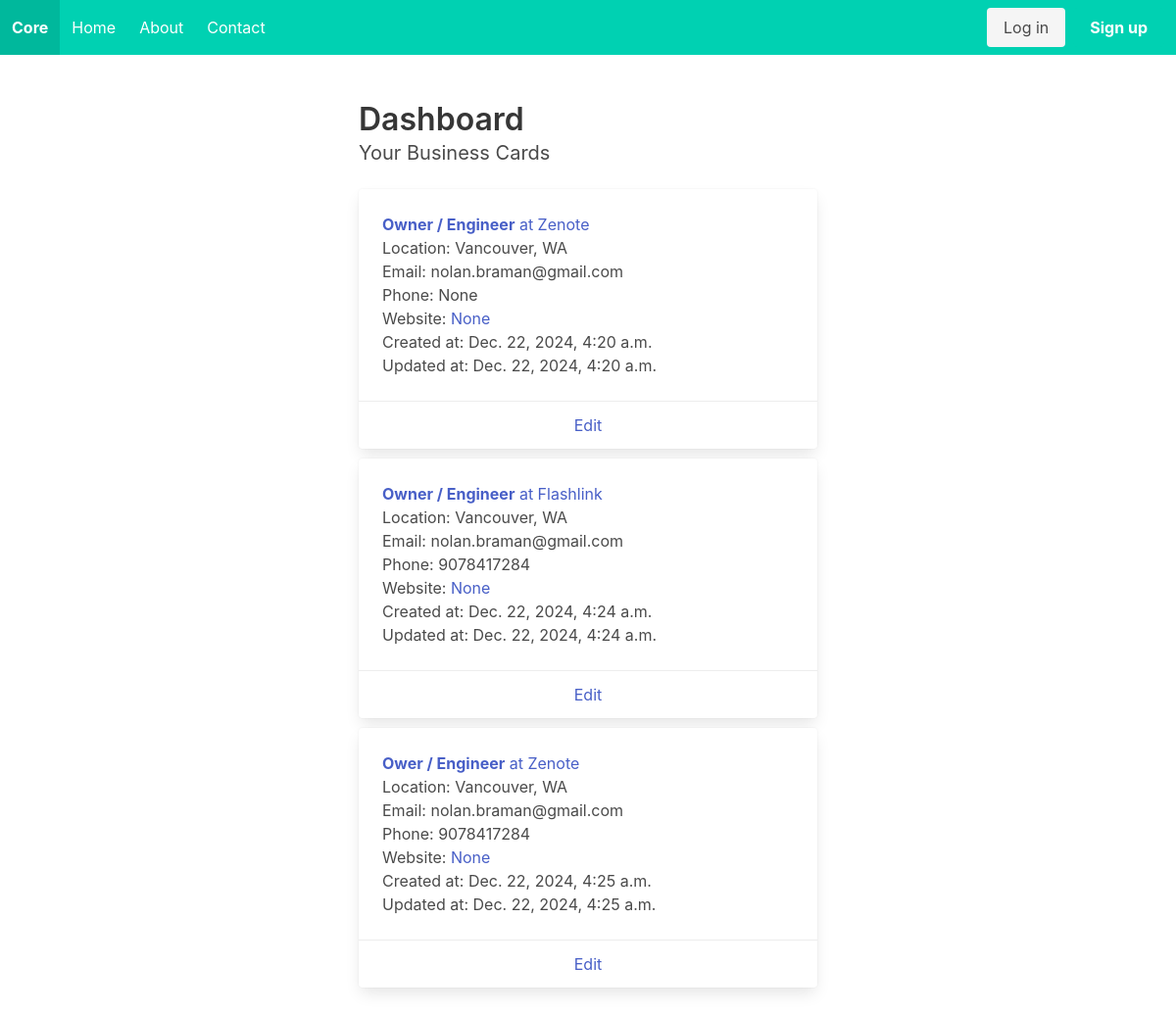
Page /dashboard/ (signed in) on the committed database.
### dashboard/models.py (models this page shows, shortened)
class BusinessCard(models.Model):
    user = models.ForeignKey(settings.AUTH_USER_MODEL, on_delete=models.CASCADE)
    uuid = models.UUIDField(default=uuid.uuid4, editable=False, unique=True)
    title = models.CharField(max_length=100)
    company_name = models.CharField(max_length=100)
    location = models.CharField(max_length=100)
    email = models.EmailField()
    phone_number = models.CharField(max_length=15, blank=True, null=True)
    website = models.URLField(blank=True, null=True)
    created_at = models.DateTimeField(auto_now_add=True)
    updated_at = models.DateTimeField(auto_now=True)

### dashboard/views.py (the view)
# urls.py: path('', dashboard_view, name='dashboard'),
@login_required
def dashboard_view(request):
    business_cards = BusinessCard.objects.filter(user=request.user)
    can_add_card = business_cards.count() < 3
    return render(request, 'dashboard/dashboard.html', {
        'business_cards': business_cards,
        'can_add_card': can_add_card
    })

### dashboard/templates/dashboard/dashboard.html (shortened to what this page needs)
{% extends "core/base.html" %}
{% block content %}
  <div class="columns is-centered">
    <div class="column is-half">
      <h2 class="title">Dashboard</h2>
      <h3 class="subtitle">Your Business Cards</h3>
      <ul>
        {% for card in business_cards %}
          <div class="card" style="margin-bottom: 10px;">
            <div class="card-content">
              <li>
                <a href="{% url 'business_card_detail' uuid=card.uuid %}">
                  <strong>{{ card.title }}</strong> at {{ card.company_name }}
                </a>
                <br>
                Location: {{ card.location }}
                <br>
                Email: {{ card.email }}
                <br>
                Phone: {{ card.phone_number }}
                <br>
                Website: <a href="{{ card.website }}">{{ card.website }}</a>
                <br>
                Created at: {{ card.created_at }}
                <br>
                Updated at: {{ card.updated_at }}
              </li>
            </div>
            <footer class="card-footer">
              <a href="{% url 'edit_business_card' uuid=card.uuid %}"
                 class="card-footer-item">Edit</a>
            </footer>
          </div>
        {% empty %}
          <li>No business cards found.</li>
        {% endfor %}
      </ul>
    </div>
  </div>
{% endblock content %}

### rows in the picture
BusinessCard: title "Owner / Engineer", company_name "Zenote", location "Vancouver, WA", email "nolan.braman@gmail.com", phone_number "None", website "None", created_at "Dec. 22, 2024, 4:20 a.m.", updated_at "Dec. 22, 2024, 4:20 a.m."
BusinessCard: title "Owner / Engineer", company_name "Flashlink", location "Vancouver, WA", email "nolan.braman@gmail.com", phone_number "9078417284", website "None", created_at "Dec. 22, 2024, 4:24 a.m.", updated_at "Dec. 22, 2024, 4:24 a.m."
BusinessCard: title "Ower / Engineer", company_name "Zenote", location "Vancouver, WA", email "nolan.braman@gmail.com", phone_number "9078417284", website "None", created_at "Dec. 22, 2024, 4:25 a.m.", updated_at "Dec. 22, 2024, 4:25 a.m."
